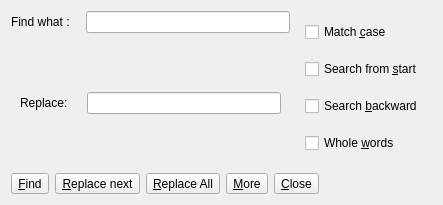
<?xml version="1.0" encoding="UTF-8"?>
<ui version="4.0">
 <class>FindReplacePanel</class>
 <widget class="QWidget" name="FindReplacePanel">
  <property name="geometry">
   <rect>
    <x>0</x>
    <y>0</y>
    <width>443</width>
    <height>205</height>
   </rect>
  </property>
  <property name="windowTitle">
   <string>Form</string>
  </property>
  <layout class="QVBoxLayout" name="verticalLayout_4" stretch="0,0">
   <property name="sizeConstraint">
    <enum>QLayout::SetMinimumSize</enum>
   </property>
   <item>
    <layout class="QHBoxLayout" name="horizontalLayout_4">
     <item>
      <layout class="QVBoxLayout" name="verticalLayout_3">
       <property name="sizeConstraint">
        <enum>QLayout::SetNoConstraint</enum>
       </property>
       <item>
        <layout class="QHBoxLayout" name="horizontalLayout">
         <property name="sizeConstraint">
          <enum>QLayout::SetNoConstraint</enum>
         </property>
         <item>
          <widget class="QLabel" name="findWhat">
           <property name="text">
            <string>Find what :</string>
           </property>
           <property name="textFormat">
            <enum>Qt::MarkdownText</enum>
           </property>
          </widget>
         </item>
         <item>
          <spacer name="horizontalSpacer">
           <property name="orientation">
            <enum>Qt::Horizontal</enum>
           </property>
           <property name="sizeType">
            <enum>QSizePolicy::Minimum</enum>
           </property>
           <property name="sizeHint" stdset="0">
            <size>
             <width>10</width>
             <height>20</height>
            </size>
           </property>
          </spacer>
         </item>
         <item>
          <widget class="QLineEdit" name="searchFind"/>
         </item>
         <item>
          <layout class="QVBoxLayout" name="verticalLayout_2">
           <property name="sizeConstraint">
            <enum>QLayout::SetNoConstraint</enum>
           </property>
          </layout>
         </item>
        </layout>
       </item>
       <item>
        <widget class="QWidget" name="widget" native="true">
         <layout class="QHBoxLayout" name="horizontalLayout_2">
          <property name="sizeConstraint">
           <enum>QLayout::SetNoConstraint</enum>
          </property>
          <item>
           <widget class="QLabel" name="Replace">
            <property name="text">
             <string>Replace: </string>
            </property>
            <property name="textFormat">
             <enum>Qt::MarkdownText</enum>
            </property>
           </widget>
          </item>
          <item>
           <spacer name="horizontalSpacer_4">
            <property name="orientation">
             <enum>Qt::Horizontal</enum>
            </property>
            <property name="sizeType">
             <enum>QSizePolicy::Minimum</enum>
            </property>
            <property name="sizeHint" stdset="0">
             <size>
              <width>10</width>
              <height>20</height>
             </size>
            </property>
           </spacer>
          </item>
          <item>
           <widget class="QLineEdit" name="searchReplace"/>
          </item>
         </layout>
        </widget>
       </item>
      </layout>
     </item>
     <item>
      <widget class="QWidget" name="options" native="true">
       <layout class="QVBoxLayout" name="verticalLayout">
        <property name="sizeConstraint">
         <enum>QLayout::SetNoConstraint</enum>
        </property>
        <property name="topMargin">
         <number>0</number>
        </property>
        <property name="bottomMargin">
         <number>0</number>
        </property>
        <item>
         <widget class="QCheckBox" name="matchCase">
          <property name="text">
           <string>Match &amp;case</string>
          </property>
         </widget>
        </item>
        <item>
         <widget class="QCheckBox" name="searchStart">
          <property name="focusPolicy">
           <enum>Qt::WheelFocus</enum>
          </property>
          <property name="text">
           <string>Search from &amp;start</string>
          </property>
         </widget>
        </item>
        <item>
         <widget class="QCheckBox" name="searchBackward">
          <property name="text">
           <string>Search &amp;backward</string>
          </property>
         </widget>
        </item>
        <item>
         <widget class="QCheckBox" name="wholeWords">
          <property name="text">
           <string>Whole &amp;words</string>
          </property>
         </widget>
        </item>
       </layout>
      </widget>
     </item>
    </layout>
   </item>
   <item>
    <layout class="QHBoxLayout" name="horizontalLayout_3">
     <property name="sizeConstraint">
      <enum>QLayout::SetNoConstraint</enum>
     </property>
     <item>
      <widget class="QToolButton" name="find">
       <property name="text">
        <string>&amp;Find</string>
       </property>
      </widget>
     </item>
     <item>
      <widget class="QToolButton" name="replaceSingle">
       <property name="text">
        <string>&amp;Replace next</string>
       </property>
      </widget>
     </item>
     <item>
      <widget class="QToolButton" name="replaceAll">
       <property name="text">
        <string>&amp;Replace All</string>
       </property>
      </widget>
     </item>
     <item>
      <widget class="QToolButton" name="more">
       <property name="text">
        <string>&amp;More</string>
       </property>
      </widget>
     </item>
     <item>
      <widget class="QToolButton" name="close">
       <property name="text">
        <string>&amp;Close</string>
       </property>
      </widget>
     </item>
     <item>
      <spacer name="horizontalSpacer_2">
       <property name="orientation">
        <enum>Qt::Horizontal</enum>
       </property>
       <property name="sizeHint" stdset="0">
        <size>
         <width>40</width>
         <height>20</height>
        </size>
       </property>
      </spacer>
     </item>
    </layout>
   </item>
  </layout>
 </widget>
 <resources/>
 <connections/>
</ui>
